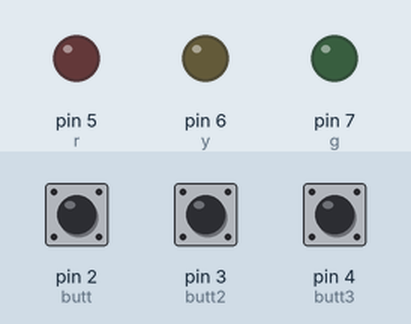
The sketch below on a simulated Arduino Uno, built with avr-gcc and run on an emulated ATmega328P. Shown: output pins drawn as LEDs (lit = HIGH). Dashed ring = blinking. The inputs (shaded band) are chosen by the test bench; at power-on: pin 2 (butt) LOW, pin 3 (butt2) LOW, pin 4 (butt3) LOW. What the sketch prints to the serial monitor is not drawn.

Above: at 1.2 s.
1.3 s: pin 2 (butt) pulled HIGH for 1 s
At 2.6 s:
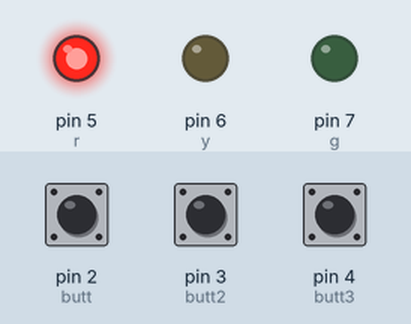
3.8 s: pin 3 (butt2) pulled HIGH for 3.2 s
At 4.14 s:
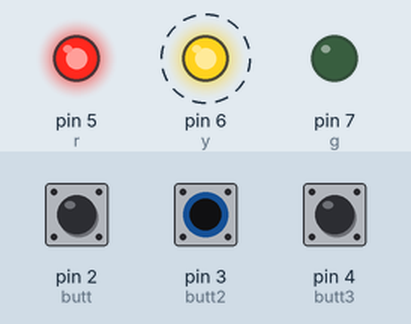
8.5 s: pin 4 (butt3) pulled HIGH for 0.15 s
At 9.0 s:
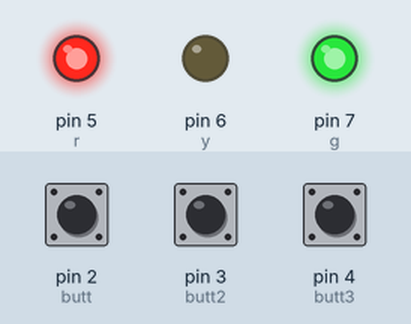
10.2 s: pin 2 (butt) pulled HIGH for 0.15 s
At 11.2 s:
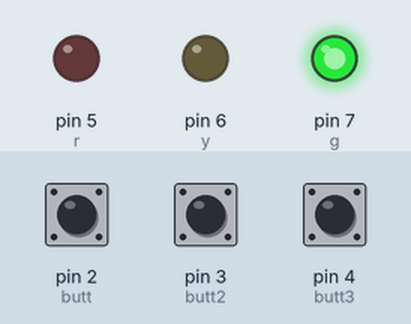
11.9 s: pin 3 (butt2) pulled HIGH for 0.15 s
At 13.3 s:
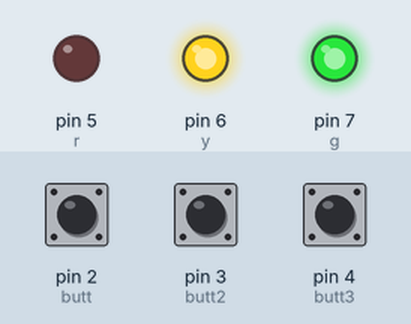
13.6 s: pin 4 (butt3) pulled HIGH for 1 s
At 15.9 s:
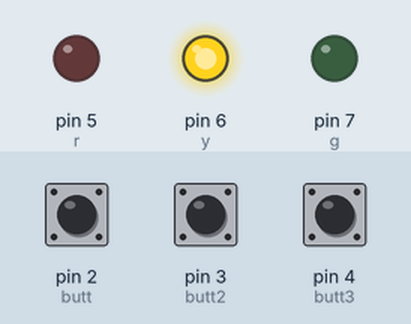
Timing chart, 0 to 17.1 s (numbered marks = the images above; inputs shaded):
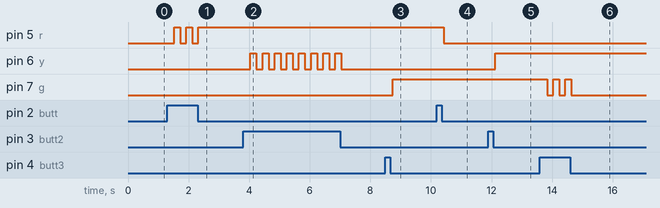

The sketch:

1.FUNGSI_TOMBOL_AND.ino
```cpp
//Inisialisasi pembuatan variable
//BUTTON
int butt = 2;
int butt2 = 3;
int butt3 = 4;
int kunci1 = 0;
int kunci2 = 0;
int kunci3 = 0;
//LED
int r=5;
int y=6;
int g=7;
int x=1000;


void setup() {
//SERIAL SETTING PIN
 Serial.begin(9600);
 pinMode(r,OUTPUT);
 pinMode(y,OUTPUT);
 pinMode(g,OUTPUT);
 pinMode(butt,INPUT);
 pinMode(butt2,INPUT);
 pinMode(butt3,INPUT);
 }

void loop() {
   //prgram yang akan dijalankan berulang ulang
   //BACA DATA
   int kondisi = digitalRead (butt);
   int kondisi2 = digitalRead (butt2);
   int kondisi3 = digitalRead (butt3);
   //SERIAL PRINT
   Serial.print("kondisi button : ");
   Serial.println(kondisi);

   //LOGIKA

   //START BUTTON 1
   if(kondisi ==1 && kunci1 ==0){delay (200);digitalWrite(r, HIGH);kunci1=1;} else if(kondisi ==1 && kunci1 ==1){delay (200);digitalWrite(r, LOW);kunci1=0;}
   //STOP BUTTON 1

    //START BUTTON 2
   if(kondisi2 ==1 && kunci2 ==0){delay (200);digitalWrite(y, HIGH);kunci2=1;} else if(kondisi2 ==1 && kunci2 ==1){delay (200);digitalWrite(y, LOW);kunci2=0;}
   //STOP BUTTON 2

    //START BUTTON 3
   if(kondisi3 ==1 && kunci3 ==0){delay (200);digitalWrite(g, HIGH);kunci3=1;} else if(kondisi3 ==1 && kunci3 ==1){delay (200);digitalWrite(g, LOW);kunci3=0;}
   //STOP BUTTON 3


}
```

Measured:
- after the input at 1.3 s, pin 5 (r): alternates HIGH for 0.20 s and LOW for 0.20 s, 5 changes in all, then stays HIGH, starting after 0.23 s
- after the input at 3.8 s, pin 6 (y): alternates HIGH for 0.20 s and LOW for 0.20 s, 16 changes in all, then stays LOW, starting after 0.24 s
- after the input at 8.5 s, pin 7 (g): LOW → HIGH after 0.24 s
- after the input at 10.2 s, pin 5 (r): HIGH → LOW after 0.23 s
- after the input at 11.9 s, pin 6 (y): LOW → HIGH after 0.22 s
- after the input at 13.6 s, pin 7 (g): alternates HIGH for 0.20 s and LOW for 0.20 s, 5 changes in all, then stays LOW, starting after 0.23 s
